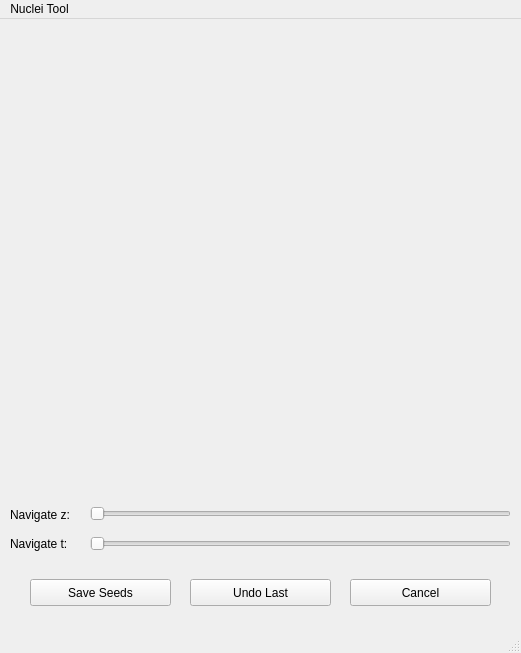
<?xml version="1.0" encoding="UTF-8"?>
<ui version="4.0">
 <class>MainWindow</class>
 <widget class="QMainWindow" name="MainWindow">
  <property name="geometry">
   <rect>
    <x>0</x>
    <y>0</y>
    <width>521</width>
    <height>653</height>
   </rect>
  </property>
  <property name="windowTitle">
   <string>Initial Seeds (Nuclei) Tool</string>
  </property>
  <widget class="QWidget" name="centralwidget">
   <widget class="QLabel" name="label">
    <property name="geometry">
     <rect>
      <x>30</x>
      <y>20</y>
      <width>461</width>
      <height>441</height>
     </rect>
    </property>
    <property name="text">
     <string/>
    </property>
   </widget>
   <widget class="QSlider" name="horizontalSlider">
    <property name="geometry">
     <rect>
      <x>90</x>
      <y>480</y>
      <width>421</width>
      <height>29</height>
     </rect>
    </property>
    <property name="orientation">
     <enum>Qt::Horizontal</enum>
    </property>
   </widget>
   <widget class="QSlider" name="horizontalSlider_2">
    <property name="geometry">
     <rect>
      <x>90</x>
      <y>510</y>
      <width>421</width>
      <height>29</height>
     </rect>
    </property>
    <property name="orientation">
     <enum>Qt::Horizontal</enum>
    </property>
   </widget>
   <widget class="QLabel" name="label_2">
    <property name="geometry">
     <rect>
      <x>10</x>
      <y>487</y>
      <width>81</width>
      <height>17</height>
     </rect>
    </property>
    <property name="text">
     <string>Navigate z:</string>
    </property>
   </widget>
   <widget class="QLabel" name="label_3">
    <property name="geometry">
     <rect>
      <x>10</x>
      <y>516</y>
      <width>81</width>
      <height>17</height>
     </rect>
    </property>
    <property name="text">
     <string>Navigate t:</string>
    </property>
   </widget>
   <widget class="QPushButton" name="pushButton">
    <property name="geometry">
     <rect>
      <x>30</x>
      <y>560</y>
      <width>141</width>
      <height>27</height>
     </rect>
    </property>
    <property name="text">
     <string>Save Seeds</string>
    </property>
   </widget>
   <widget class="QPushButton" name="pushButton_2">
    <property name="geometry">
     <rect>
      <x>190</x>
      <y>560</y>
      <width>141</width>
      <height>27</height>
     </rect>
    </property>
    <property name="text">
     <string>Undo Last</string>
    </property>
   </widget>
   <widget class="QPushButton" name="pushButton_3">
    <property name="geometry">
     <rect>
      <x>350</x>
      <y>560</y>
      <width>141</width>
      <height>27</height>
     </rect>
    </property>
    <property name="text">
     <string>Cancel</string>
    </property>
   </widget>
  </widget>
  <widget class="QMenuBar" name="menubar">
   <property name="geometry">
    <rect>
     <x>0</x>
     <y>0</y>
     <width>521</width>
     <height>25</height>
    </rect>
   </property>
   <widget class="QMenu" name="menuNuclei_Tool">
    <property name="title">
     <string>Nuclei Tool</string>
    </property>
    <addaction name="actionSave_Seeds"/>
    <addaction name="actionUndo_Last"/>
    <addaction name="actionClose"/>
   </widget>
   <addaction name="menuNuclei_Tool"/>
  </widget>
  <widget class="QStatusBar" name="statusbar"/>
  <action name="actionSave_Seeds">
   <property name="text">
    <string>Save Seeds</string>
   </property>
  </action>
  <action name="actionUndo_Last">
   <property name="text">
    <string>Undo Last</string>
   </property>
  </action>
  <action name="actionClose">
   <property name="text">
    <string>Close</string>
   </property>
  </action>
 </widget>
 <resources/>
 <connections/>
</ui>
